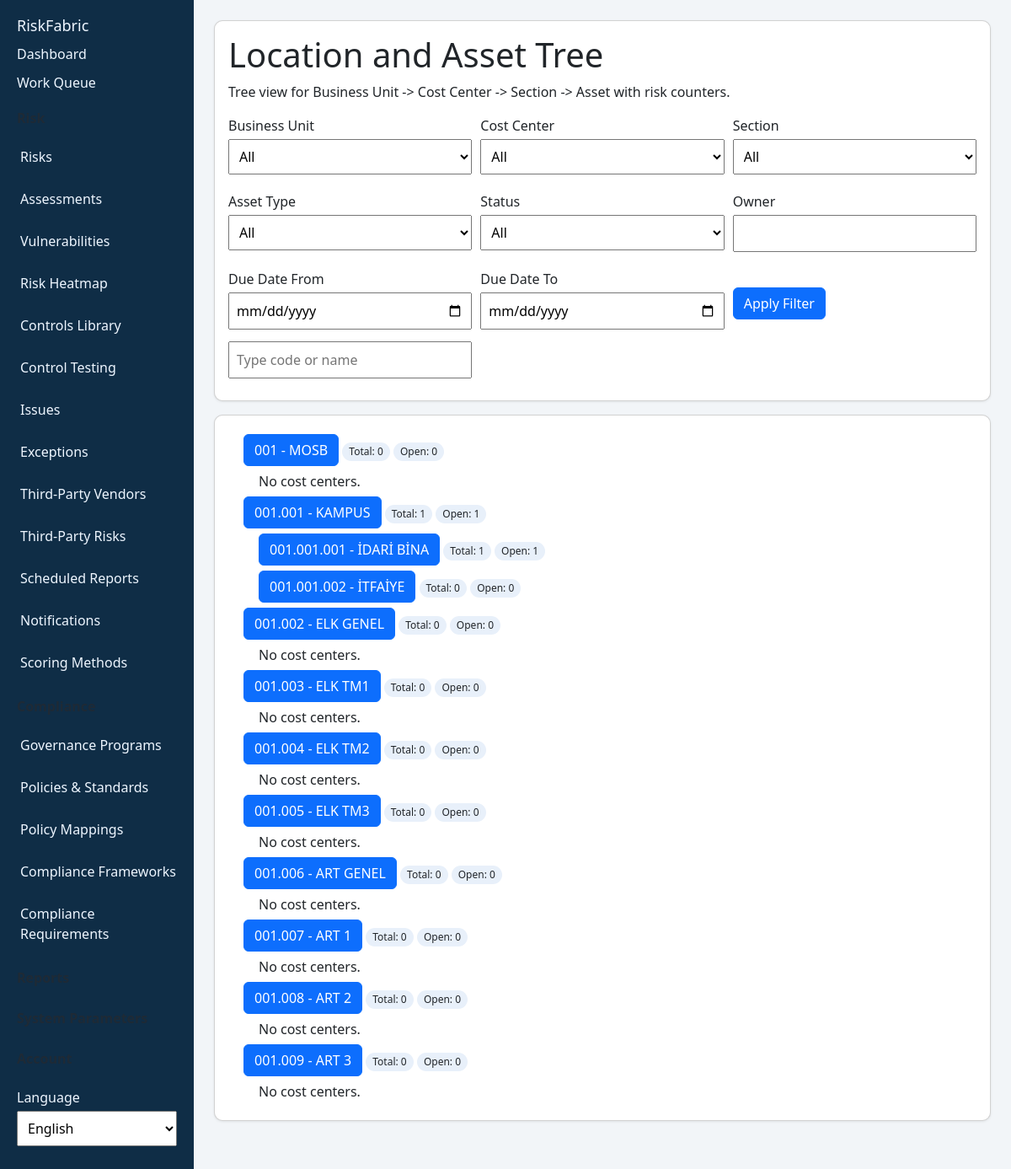
The page /locations/tree/ (signed in) on the database its author committed.
### asset/models.py (models this page shows, shortened)
class BusinessUnit(models.Model):
    code = models.CharField(max_length=64, unique=True)
    name = models.CharField(max_length=255)
    class Meta:
        ordering = ["code"]

class CostCenter(models.Model):
    code = models.CharField(max_length=64, unique=True)
    name = models.CharField(max_length=255)
    business_unit = models.ForeignKey(BusinessUnit, on_delete=models.PROTECT, related_name="cost_centers")
    class Meta:
        ordering = ["code"]

### webui/views.py (the view)
# urls.py: path("locations/tree/", views.location_tree, name="location-tree"),
@login_required
def location_tree(request):
    selected_business_unit_code = request.GET.get("business_unit_code", "")
    selected_cost_center_code = request.GET.get("cost_center_code", "")
    selected_section_code = request.GET.get("section_code", "")
    selected_asset_type_code = request.GET.get("asset_type_code", "")
    selected_status = request.GET.get("status", "")
    selected_owner = request.GET.get("owner", "").strip()
    due_date_from = request.GET.get("due_date_from", "")
    due_date_to = request.GET.get("due_date_to", "")
    filters_active = any(
        [
            selected_business_unit_code,
            selected_cost_center_code,
            selected_section_code,
            selected_asset_type_code,
            selected_status,
            selected_owner,
            due_date_from,
            due_date_to,
        ]
    )
    risks = Risk.objects.select_related("primary_asset", "business_unit", "cost_center", "section", "asset_type")
    if selected_business_unit_code:
        risks = risks.filter(business_unit__code=selected_business_unit_code)
    if selected_cost_center_code:
        risks = risks.filter(cost_center__code=selected_cost_center_code)
    if selected_section_code:
        risks = risks.filter(section__code=selected_section_code)
    if selected_asset_type_code:
        risks = risks.filter(asset_type__code=selected_asset_type_code)
    if selected_status:
        risks = risks.filter(status=selected_status)
    if selected_owner:
        risks = risks.filter(owner__icontains=selected_owner)
    if due_date_from:
        risks = risks.filter(due_date__gte=due_date_from)
    if due_date_to:
        risks = risks.filter(due_date__lte=due_date_to)
    section_stats = {
        item["section_id"]: item
        for item in risks.values("section_id").annotate(
            total_risks=Count("id", distinct=True),
            open_risks=Count("id", filter=Q(status=Risk.STATUS_OPEN), distinct=True),
        )
    }
    asset_stats = {
        item["primary_asset_id"]: item
        for item in risks.values("primary_asset_id").annotate(
            total_risks=Count("id", distinct=True),
            open_risks=Count("id", filter=Q(status=Risk.STATUS_OPEN), distinct=True),
        )
    }
    business_units = BusinessUnit.objects.prefetch_related("cost_centers__sections__assets").order_by("code")
    if selected_business_unit_code:
        business_units = business_units.filter(code=selected_business_unit_code)
    tree = []
    for bu in business_units:
        bu_node = {
            "business_unit": bu,
            "cost_centers": [],
            "total_risks": 0,
            "open_risks": 0,
        }
        for cost_center in bu.cost_centers.all().order_by("code"):
            if selected_cost_center_code and cost_center.code != selected_cost_center_code:
                continue
            cc_node = {
                "cost_center": cost_center,
                "sections": [],
                "total_risks": 0,
                "open_risks": 0,
            }
            for section in cost_center.sections.all().order_by("code"):
                if selected_section_code and section.code != selected_section_code:
                    continue
                sec_stat = section_stats.get(section.id, {"total_risks": 0, "open_risks": 0})
                if filters_active and sec_stat["total_risks"] == 0:
                    continue
                assets = []
                for asset in section.assets.all().order_by("asset_code"):
                    if selected_asset_type_code and getattr(asset.asset_type, "code", None) != selected_asset_type_code:
                        continue
                    a_stat = asset_stats.get(asset.id, {"total_risks": 0, "open_risks": 0})
                    if filters_active and a_stat["total_risks"] == 0:
                        continue
                    assets.append(
                        {
                            "asset": asset,
                            "total_risks": a_stat["total_risks"],
                            "open_risks": a_stat["open_risks"],
                        }
                    )
                sec_node = {
                    "section": section,
                    "assets": assets,
                    "total_risks": sec_stat["total_risks"],
                    "open_risks": sec_stat["open_risks"],
                }
                cc_node["sections"].append(sec_node)
                cc_node["total_risks"] += sec_node["total_risks"]
                cc_node["open_risks"] += sec_node["open_risks"]
            bu_node["cost_centers"].append(cc_node)
            bu_node["total_risks"] += cc_node["total_risks"]
            bu_node["open_risks"] += cc_node["open_risks"]
        if not filters_active or bu_node["total_risks"] > 0:
            tree.append(bu_node)
    return render(
        request,
        "webui/location_tree.html",
        {
            "tree": tree,
            "business_units": BusinessUnit.objects.order_by("code"),
            "cost_centers": CostCenter.objects.order_by("code"),
            "sections": Section.objects.order_by("code"),
            "asset_types": AssetType.objects.order_by("code"),
            "risk_status_choices": Risk.STATUS_CHOICES,
            "selected_business_unit_code": selected_business_unit_code,
            "selected_cost_center_code": selected_cost_center_code,
            "selected_section_code": selected_section_code,
            "selected_asset_type_code": selected_asset_type_code,
            "selected_status": selected_status,
            "selected_owner": selected_owner,
            "due_date_from": due_date_from,
            "due_date_to": due_date_to,
            **_permission_context(request.user),
        },
    )

### webui/views.py (called while the page is built)
def _has_any_role(user, *role_names: str) -> bool:
    if user.is_superuser:
        return True
    return user.groups.filter(name__in=role_names).exists()

def _can_manage_risks(user) -> bool:
    return _has_any_role(user, ROLE_RISK_ADMIN, ROLE_RISK_OWNER)

def _can_review_risks(user) -> bool:
    return _has_any_role(user, ROLE_RISK_ADMIN, ROLE_RISK_REVIEWER)

def _can_run_sync(user) -> bool:
    return _has_any_role(user, ROLE_RISK_ADMIN)

def _can_manage_scoring(user) -> bool:
    return _has_any_role(user, ROLE_RISK_ADMIN)

def _can_view_audit(user) -> bool:
    return _has_any_role(user, ROLE_RISK_ADMIN)

def _can_manage_governance(user) -> bool:
    return _has_any_role(user, ROLE_RISK_ADMIN, ROLE_GOVERNANCE_MANAGER)

def _can_view_compliance(user) -> bool:
    return _has_any_role(user, ROLE_RISK_ADMIN, ROLE_COMPLIANCE_AUDITOR, ROLE_GOVERNANCE_MANAGER)

def _can_manage_compliance(user) -> bool:
    return _has_any_role(user, ROLE_RISK_ADMIN, ROLE_COMPLIANCE_AUDITOR)

def _permission_context(user) -> dict:
    unread_notifications = 0
    if user.is_authenticated:
        unread_notifications = RiskNotification.objects.filter(user=user, read_at__isnull=True).count()
    return {
        "can_manage_risks": _can_manage_risks(user),
        "can_review_risks": _can_review_risks(user),
        "can_run_sync": _can_run_sync(user),
        "can_manage_scoring": _can_manage_scoring(user),
        "can_view_audit": _can_view_audit(user),
        "can_manage_governance": _can_manage_governance(user),
        "can_view_compliance": _can_view_compliance(user),
        "can_manage_compliance": _can_manage_compliance(user),
        "unread_notification_count": unread_notifications,
    }

### templates/webui/location_tree.html (shortened to what this page needs)
{% extends "webui/base.html" %}
{% load i18n %}
{% block content %}
<div x-data="{ query: '' }">
<div class="card">
  <h1>{% trans "Location and Asset Tree" %}</h1>
  <p>{% trans "Tree view for Business Unit -> Cost Center -> Section -> Asset with risk counters." %}</p>
  <form method="get" class="inline-grid">
    <div>
      <label>{% trans "Business Unit" %}</label>
      <select name="business_unit_code">
        <option value="">{% trans "All" %}</option>
      </select>
    </div>
    <div>
      <label>{% trans "Cost Center" %}</label>
      <select name="cost_center_code">
        <option value="">{% trans "All" %}</option>
      </select>
    </div>
    <div>
      <label>{% trans "Section" %}</label>
      <select name="section_code">
        <option value="">{% trans "All" %}</option>
      </select>
    </div>
    <div>
      <label>{% trans "Asset Type" %}</label>
      <select name="asset_type_code">
        <option value="">{% trans "All" %}</option>
      </select>
    </div>
    <div>
      <label>{% trans "Status" %}</label>
      <select name="status">
        <option value="">{% trans "All" %}</option>
      </select>
    </div>
    <div>
      <label>{% trans "Owner" %}</label>
      <input type="text" name="owner" value="{{ selected_owner }}" />
    </div>
    <div>
      <label>{% trans "Due Date From" %}</label>
      <input type="date" name="due_date_from" value="{{ due_date_from }}" />
    </div>
    <div>
      <label>{% trans "Due Date To" %}</label>
      <input type="date" name="due_date_to" value="{{ due_date_to }}" />
    </div>
    <div class="actions">
      <button type="submit">{% trans "Apply Filter" %}</button>
    </div>
  </form>
  <div class="inline-grid">
    <div>
      <input id="tree-query" type="text" x-model="query" placeholder="{% trans 'Type code or name' %}" aria-label="{% trans 'Quick Search' %}" />
    </div>
  </div>
</div>
<div class="card tree">
  <ul>
    {% for bu in tree %}
      <li x-data="{ open: true }"
          x-show="'{{ bu.business_unit.code|escapejs }} {{ bu.business_unit.name|escapejs }}'.toLowerCase().includes(query.toLowerCase()) || query === ''">
        <button type="button" @click="open = !open">{{ bu.business_unit.code }} - {{ bu.business_unit.name }}</button>
        <span class="pill">{% trans "Total" %}: {{ bu.total_risks }}</span>
        <span class="pill">{% trans "Open" %}: {{ bu.open_risks }}</span>
        <ul x-show="open">
          {% for cc in bu.cost_centers %}
            <li x-data="{ open: false }">
              <button type="button" @click="open = !open">{{ cc.cost_center.code }} - {{ cc.cost_center.name }}</button>
              <span class="pill">{% trans "Total" %}: {{ cc.total_risks }}</span>
              <span class="pill">{% trans "Open" %}: {{ cc.open_risks }}</span>
            </li>
          {% empty %}
            <li>{% trans "No cost centers." %}</li>
          {% endfor %}
        </ul>
      </li>
    {% empty %}
      <li>{% trans "No business units found." %}</li>
    {% endfor %}
  </ul>
</div>
</div>
{% endblock %}

### templates/webui/base.html (shortened to what this page needs)
{% load i18n %}
<!doctype html>
<html lang="{{ LANGUAGE_CODE }}">
  <head>
    <link href="https://cdn.jsdelivr.net/npm/bootstrap@5.3.3/dist/css/bootstrap.min.css" rel="stylesheet" />
  </head>
  <body>
    <div class="layout">
      <aside class="sidebar">
        <h2>{% trans "RiskFabric" %}</h2>
        <a href="{% url 'webui:dashboard' %}">{% trans "Dashboard" %}</a>
        <a href="{% url 'webui:work-queue' %}">{% trans "Work Queue" %}</a>
        <details class="nav-group" open>
          <summary>{% trans "Risk" %}</summary>
          <div class="nav-items">
            <a href="{% url 'webui:risk-list' %}">{% trans "Risks" %}</a>
            <a href="{% url 'webui:assessments' %}">{% trans "Assessments" %}</a>
            <a href="{% url 'webui:vulnerabilities' %}">{% trans "Vulnerabilities" %}</a>
            <a href="{% url 'webui:risk-heatmap' %}">{% trans "Risk Heatmap" %}</a>
            <a href="{% url 'webui:risk-controls' %}">{% trans "Controls Library" %}</a>
            <a href="{% url 'webui:control-tests' %}">{% trans "Control Testing" %}</a>
            <a href="{% url 'webui:risk-issues' %}">{% trans "Issues" %}</a>
            <a href="{% url 'webui:risk-exceptions' %}">{% trans "Exceptions" %}</a>
            <a href="{% url 'webui:third-party-vendors' %}">{% trans "Third-Party Vendors" %}</a>
            <a href="{% url 'webui:third-party-risks' %}">{% trans "Third-Party Risks" %}</a>
            <a href="{% url 'webui:risk-reports' %}">{% trans "Scheduled Reports" %}</a>
            <a href="{% url 'webui:risk-notifications' %}">{% trans "Notifications" %}{% if unread_notification_count %} <span class="badge">{{ unread_notification_count }}</span>{% endif %}</a>
            {% if can_manage_scoring %}
            <a href="{% url 'webui:scoring-method-list' %}">{% trans "Scoring Methods" %}</a>
            {% endif %}
          </div>
        </details>
        <details class="nav-group" open>
          <summary>{% trans "Compliance" %}</summary>
          <div class="nav-items">
            {% if can_manage_governance %}
            <a href="{% url 'webui:governance-programs' %}">{% trans "Governance Programs" %}</a>
            <a href="{% url 'webui:policy-standards' %}">{% trans "Policies & Standards" %}</a>
            <a href="{% url 'webui:policy-mappings' %}">{% trans "Policy Mappings" %}</a>
            {% endif %}
            {% if can_view_compliance %}
            <a href="{% url 'webui:compliance-frameworks' %}">{% trans "Compliance Frameworks" %}</a>
            <a href="{% url 'webui:compliance-requirements' %}">{% trans "Compliance Requirements" %}</a>
            {% endif %}
          </div>
        </details>
        <details class="nav-group">
          <summary>{% trans "Reports" %}</summary>
        </details>
        <details class="nav-group">
          <summary>{% trans "System Parameters" %}</summary>
        </details>
        <details class="nav-group">
          <summary>{% trans "Account" %}</summary>
        </details>
        <div class="lang-switch">
          <form action="{% url 'set_language' %}" method="post">
            <label for="lang">{% trans "Language" %}</label>
            <select id="lang" name="language" onchange="this.form.submit()">
              {% get_current_language as LANGUAGE_CODE %}
              {% get_available_languages as LANGUAGES %}
              {% for lang in LANGUAGES %}
                <option value="{{ lang.0 }}" {% if lang.0 == LANGUAGE_CODE %}selected{% endif %}>{{ lang.1 }}</option>
              {% endfor %}
            </select>
          </form>
        </div>
      </aside>
      <main class="main">
        {% block content %}{% endblock %}
      </main>
    </div>
  </body>
</html>

### templates/webui/base.html (style rules this page uses)
body { font-family: "Segoe UI", Tahoma, sans-serif; margin: 0; background: #f2f5f8; color: #1b2733; }
.layout { display: grid; grid-template-columns: 230px 1fr; min-height: 100vh; }
.sidebar { background: #0f2d46; color: #eef6ff; padding: 20px; }
.sidebar h2 { margin-top: 0; font-size: 18px; }
.sidebar a { display: block; color: #eef6ff; text-decoration: none; margin: 10px 0; }
.main { padding: 24px; }
.card { background: #fff; border-radius: 10px; padding: 16px; margin-bottom: 16px; box-shadow: 0 1px 3px rgba(0,0,0,.08); }
input, select, textarea { width: 100%; padding: 8px; margin-top: 4px; margin-bottom: 10px; }
button { cursor: pointer; }
button:not([class]) { padding: 0.375rem 0.75rem; border-radius: 0.375rem; border: 1px solid #0d6efd; background: #0d6efd; color: #fff; }
.inline-grid { display: grid; grid-template-columns: repeat(3, minmax(160px, 1fr)); gap: 10px; }
.tree ul { list-style-type: none; margin: 0; padding-left: 18px; }
.tree li { margin: 6px 0; }
.pill { display: inline-block; background: #e8f0fa; border-radius: 999px; padding: 2px 8px; font-size: 12px; }
.lang-switch { margin-top: 16px; }
.lang-switch select { width: 100%; }
.actions { display: flex; gap: 8px; align-items: center; }
.nav-group { margin-top: 12px; }
.nav-group summary { cursor: pointer; font-weight: 600; padding: 6px 0; list-style: none; color: #1e2a36; }
.nav-group[open] summary { color: #1e2a36; }
.nav-group .nav-items { display: flex; flex-direction: column; gap: 6px; margin: 6px 0 10px; }
.nav-group .nav-items a { padding-left: 4px; }

### rows shown on the page
BusinessUnit: business_unit.code "001", business_unit.name "MOSB", total_risks "0", open_risks "0"
BusinessUnit: business_unit.code "001.001", business_unit.name "KAMPUS", total_risks "1", open_risks "1"
CostCenter: cost_center.code "001.001.001", cost_center.name "İDARİ BİNA", total_risks "1", open_risks "1"
CostCenter: cost_center.code "001.001.002", cost_center.name "İTFAİYE", total_risks "0", open_risks "0"
BusinessUnit: business_unit.code "001.002", business_unit.name "ELK GENEL", total_risks "0", open_risks "0"
BusinessUnit: business_unit.code "001.003", business_unit.name "ELK TM1", total_risks "0", open_risks "0"
BusinessUnit: business_unit.code "001.004", business_unit.name "ELK TM2", total_risks "0", open_risks "0"
BusinessUnit: business_unit.code "001.005", business_unit.name "ELK TM3", total_risks "0", open_risks "0"
BusinessUnit: business_unit.code "001.006", business_unit.name "ART GENEL", total_risks "0", open_risks "0"
BusinessUnit: business_unit.code "001.007", business_unit.name "ART 1", total_risks "0", open_risks "0"
BusinessUnit: business_unit.code "001.008", business_unit.name "ART 2", total_risks "0", open_risks "0"
BusinessUnit: business_unit.code "001.009", business_unit.name "ART 3", total_risks "0", open_risks "0"

### other values the page prints
form field language "English"
